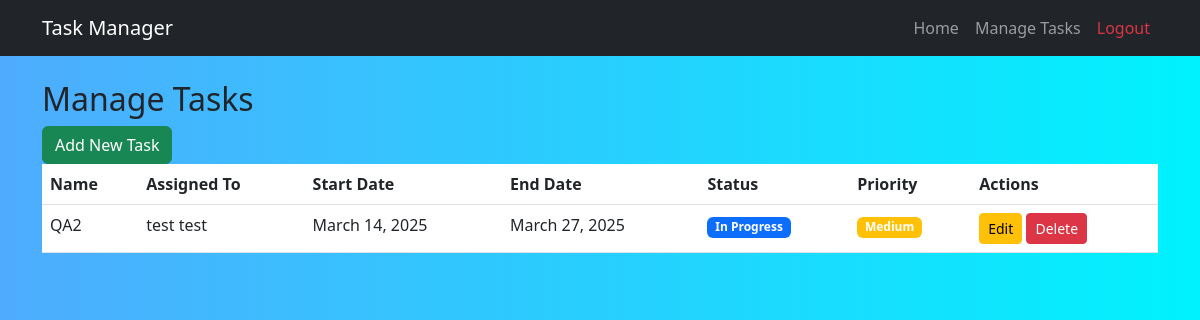
Screenshot of /tasks/ (signed in) with the database file from the repository.
### tasks/models.py (models this page shows, shortened)
class Task(models.Model):
    STATUS_CHOICES = [
        ('TODO', 'To Do'),
        ('IN_PROGRESS', 'In Progress'),
        ('BLOCKED', 'Blocked'),
        ('DONE', 'Done'),
    ]
    PRIORITY_CHOICES = [
        ('HIGH', 'High'),
        ('MEDIUM', 'Medium'),
        ('LOW', 'Low'),
    ]
    name = models.CharField(max_length=255)
    description = models.TextField()
    start_date = models.DateField()
    end_date = models.DateField()
    assigned_to = models.ForeignKey(CustomUser, on_delete=models.CASCADE)
    status = models.CharField(max_length=20, choices=STATUS_CHOICES, default='TODO')
    priority = models.CharField(max_length=10, choices=PRIORITY_CHOICES, default='MEDIUM')

class CustomUser(AbstractUser):
    ROLE_CHOICES = [
        ('superadmin', 'Super Admin'),
        ('admin', 'Admin'),
        ('user', 'User'),
    ]
    role = models.CharField(max_length=20, choices=ROLE_CHOICES, default='user')

### tasks/views.py (the view)
# urls.py: path('tasks/', manage_tasks, name='manage_tasks'),
@login_required
def manage_tasks(request):
    if request.user.role not in ['admin', 'superadmin']:
        messages.error(request, "You do not have permission to access this page.")
        return redirect('home')
    tasks = Task.objects.all()
    return render(request, 'tasks/manage_tasks.html', {'tasks': tasks})

### tasks/templates/tasks/manage_tasks.html
{% extends 'tasks/base.html' %}
{% block content %}
<h2>Manage Tasks</h2>
<a href="{% url 'create_task' %}" class="btn btn-success">Add New Task</a>
<table class="table">
    <thead>
        <tr>
            <th>Name</th>
            <th>Assigned To</th>
            <th>Start Date</th>
            <th>End Date</th>
            <th>Status</th>
            <th>Priority</th>
            <th>Actions</th>
        </tr>
    </thead>
    <tbody>
        {% for task in tasks %}
        <tr>
            <td>{{ task.name }}</td>
            <td>{{ task.assigned_to.first_name }} {{ task.assigned_to.last_name }}</td>
            <td>{{ task.start_date }}</td>
            <td>{{ task.end_date }}</td>
            <td>
                <span class="badge {% if task.status == 'TODO' %}bg-secondary{% elif task.status == 'IN_PROGRESS' %}bg-primary{% elif task.status == 'BLOCKED' %}bg-danger{% elif task.status == 'DONE' %}bg-success{% endif %}">
                    {{ task.get_status_display }}
                </span>
            </td>
            <td>
                <span class="badge {% if task.priority == 'HIGH' %}bg-danger{% elif task.priority == 'MEDIUM' %}bg-warning{% elif task.priority == 'LOW' %}bg-success{% endif %}">
                    {{ task.get_priority_display }}
                </span>
            </td>
            <td>
                <a href="{% url 'update_task' task.id %}" class="btn btn-warning btn-sm">Edit</a>
                <a href="{% url 'delete_task' task.id %}" class="btn btn-danger btn-sm">Delete</a>
            </td>
        </tr>
        {% endfor %}
    </tbody>
</table>
{% endblock %}

### tasks/templates/tasks/base.html (style rules this page uses)
body { background: linear-gradient(to right, #4facfe, #00f2fe); min-height: 100vh; }

### rows the page displays
Task: name "QA2", assigned_to.first_name "test", assigned_to.last_name "test", start_date "March 14, 2025", end_date "March 27, 2025", status "In Progress", priority "Medium"
